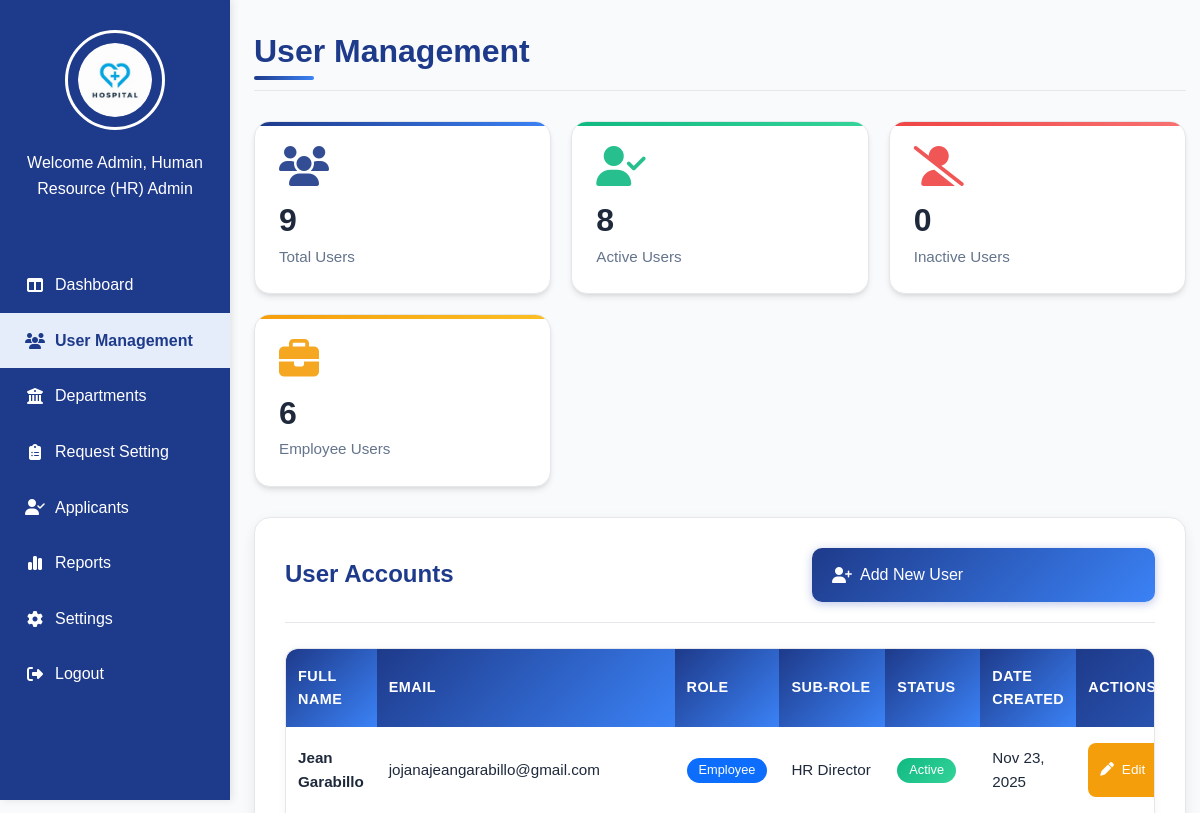
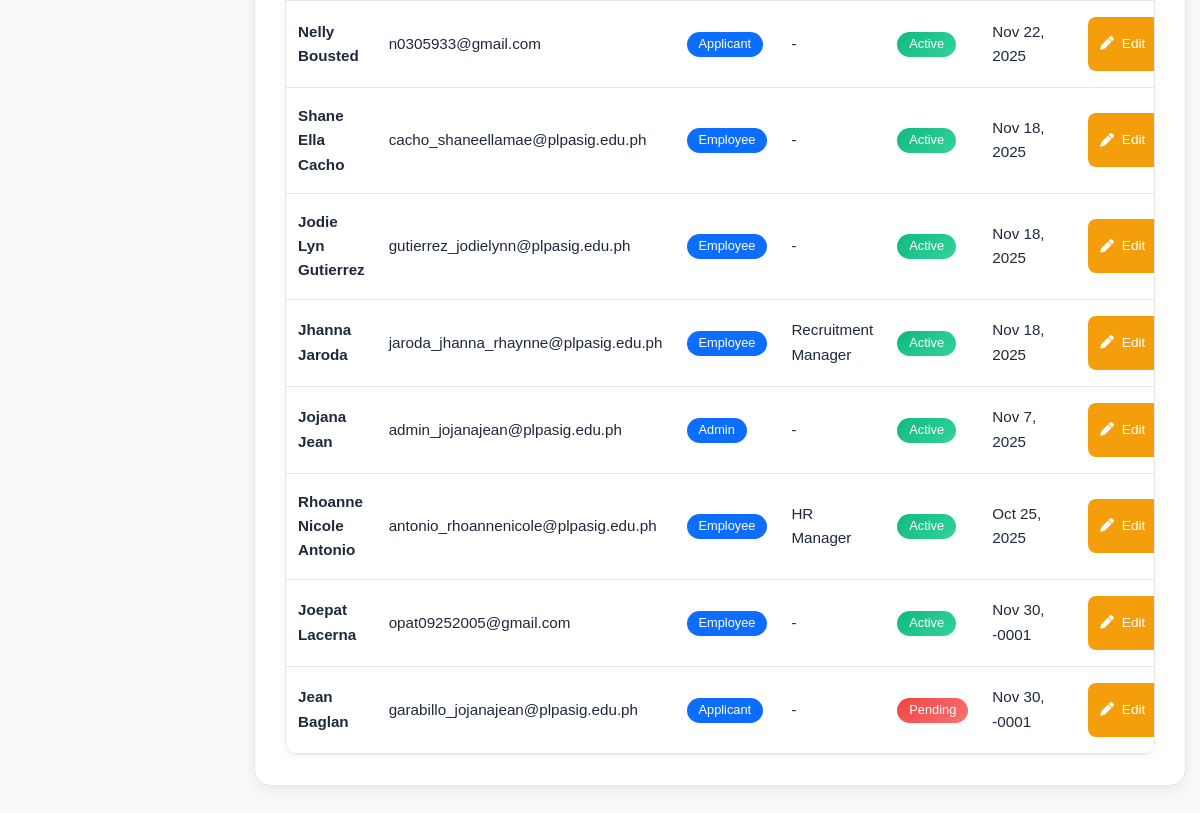
The app's page /Admin_UserManagement.php, older data (2 pictures, top to bottom).
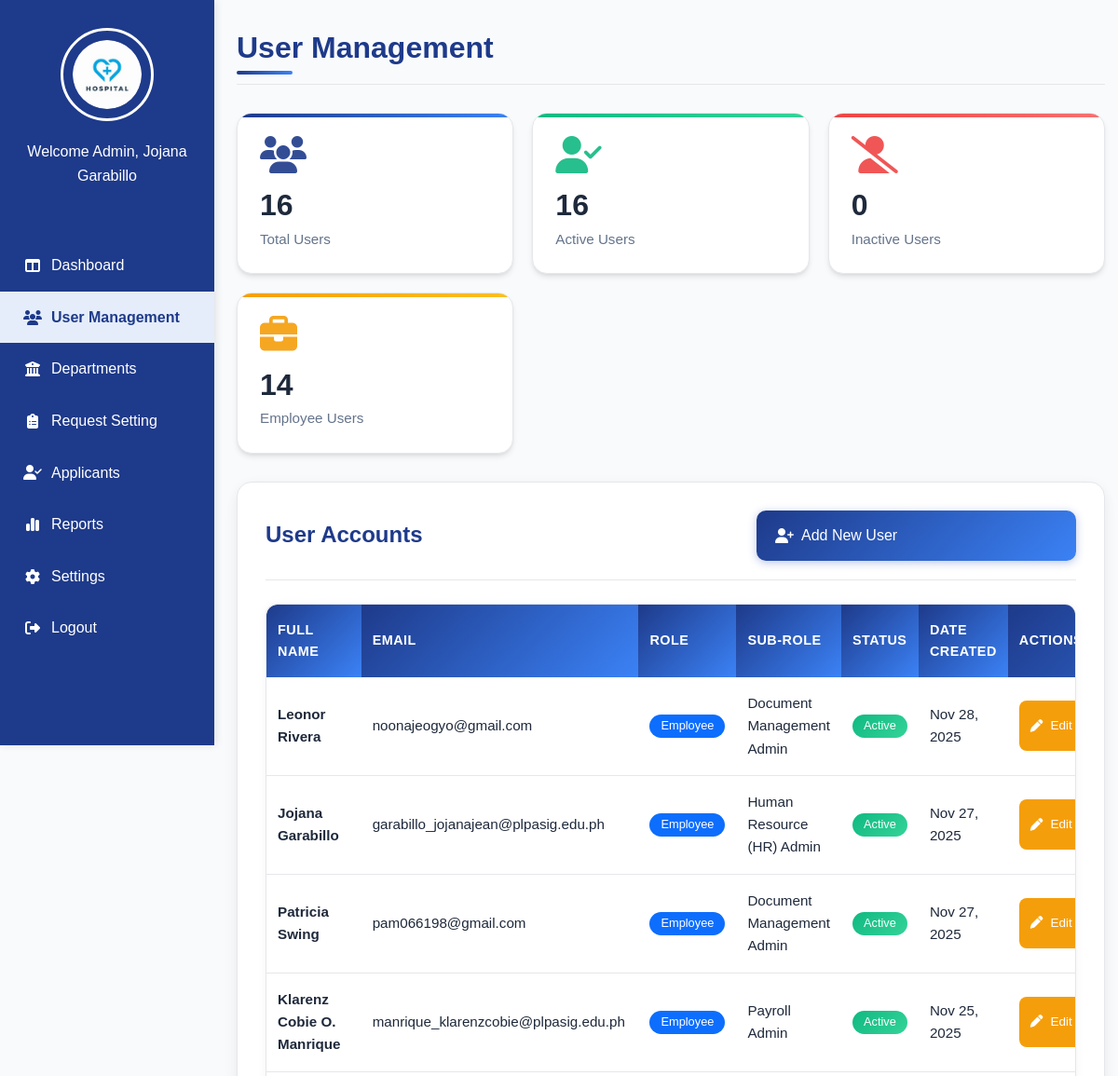
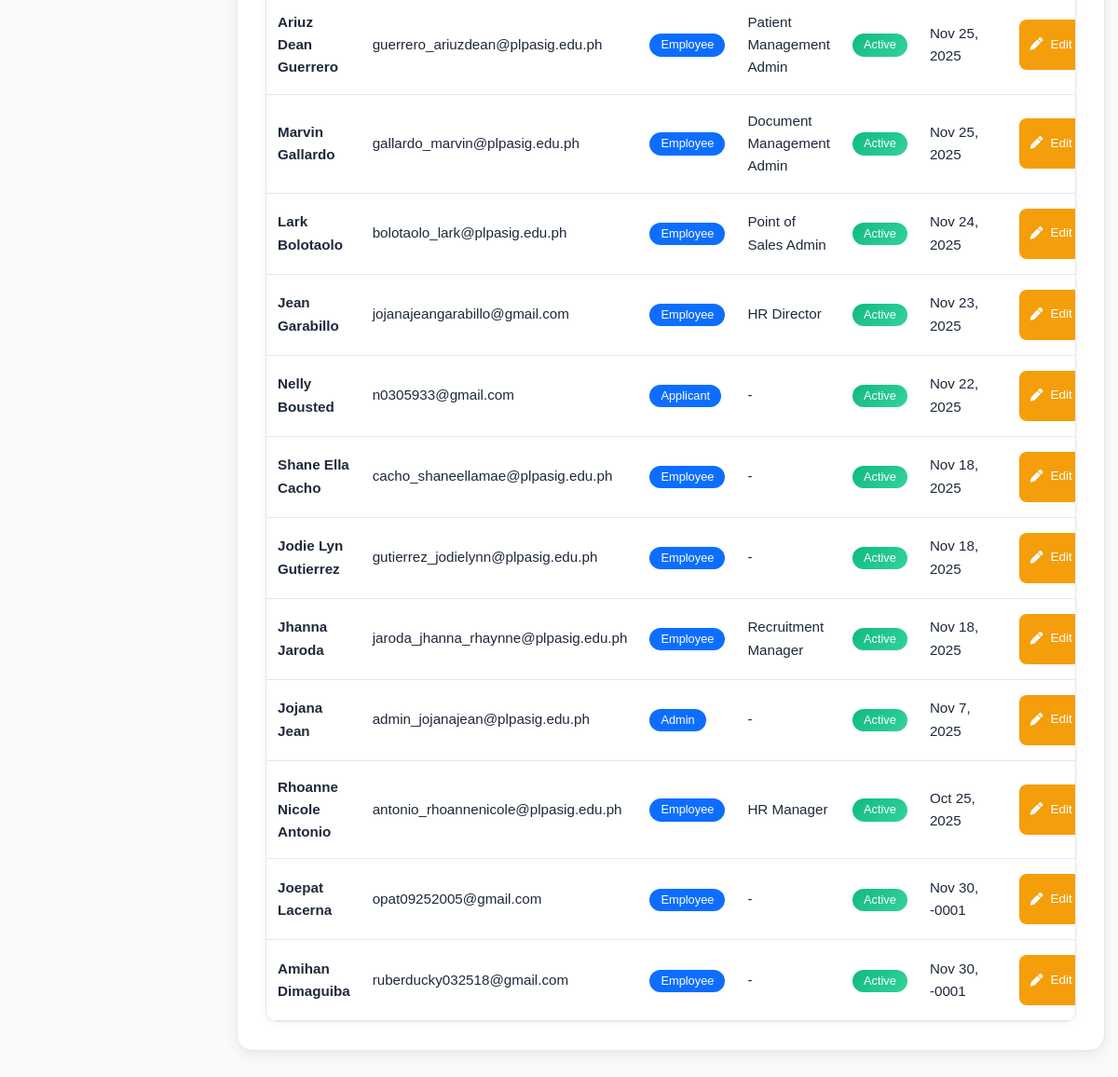
The same page, newer data (2 pictures, top to bottom).
### tables this page shows
CREATE TABLE `user` (
  `user_id` varchar(100) NOT NULL,
  `applicant_employee_id` varchar(100) DEFAULT NULL,
  `email` varchar(100) NOT NULL,
  `password` varchar(255) NOT NULL,
  `role` varchar(50) NOT NULL,
  `fullname` varchar(150) NOT NULL,
  `status` varchar(20) NOT NULL,
  `created_at` datetime NOT NULL,
  `profile_pic` varchar(255) DEFAULT NULL,
  `reset_token` varchar(255) NOT NULL,
  `token_expiry` varchar(255) NOT NULL,
  `sub_role` varchar(50) DEFAULT NULL
);

### Admin_UserManagement.php (the view, shortened to what the changed rows need)
<?php
require 'admin/db.connect.php';
$adminnameQuery = $conn->query("SELECT fullname FROM user WHERE sub_role = 'Human Resource (HR) Admin' LIMIT 1");
$adminname = ($adminnameQuery && $row = $adminnameQuery->fetch_assoc()) ? $row['fullname'] : 'Human Resource (HR) Admin';
$totalUsers = $conn->query("SELECT COUNT(*) as count FROM user")->fetch_assoc()['count'];
$activeUsers = $conn->query("SELECT COUNT(*) as count FROM user WHERE status = 'Active'")->fetch_assoc()['count'];
$employeeUsers = $conn->query("SELECT COUNT(*) as count FROM user WHERE role = 'Employee'")->fetch_assoc()['count'];
?>
<!DOCTYPE html>
<html lang="en">
<head>
<link rel="stylesheet" href="admin-sidebar.css">
<link href="https://cdn.jsdelivr.net/npm/bootstrap@5.3.3/dist/css/bootstrap.min.css" rel="stylesheet">
<link rel="stylesheet" href="https://cdnjs.cloudflare.com/ajax/libs/font-awesome/6.5.0/css/all.min.css">
</head>
<body>
<div class="sidebar">
    <div class="sidebar-name"><p><?php echo "Welcome Admin, $adminname"; ?></p></div>
</div>
<main class="main-content">
    <div class="main-content-header">
        <h1>User Management</h1>
    </div>
    <div class="stats-container">
        <div class="stat-card total-users fade-in">
            <i class="fa-solid fa-users"></i>
            <h3><?php echo $totalUsers; ?></h3>
            <p>Total Users</p>
        </div>
        <div class="stat-card active-users fade-in">
            <i class="fa-solid fa-user-check"></i>
            <h3><?php echo $activeUsers; ?></h3>
            <p>Active Users</p>
        </div>
        <div class="stat-card employee-users fade-in">
            <i class="fa-solid fa-briefcase"></i>
            <h3><?php echo $employeeUsers; ?></h3>
            <p>Employee Users</p>
        </div>
    </div>
    <div class="content-card fade-in">
        <div class="table-container">
            <div class="table-responsive">
                <table class="table table-hover align-middle">
                    <thead>
                        <tr>
                            <th>Full Name</th>
                            <th>Email</th>
                            <th>Role</th>
                            <th>Sub-role</th>
                            <th>Status</th>
                            <th>Date Created</th>
                            <th>Actions</th>
                        </tr>
                    </thead>
                    <tbody>
                    <?php
                    $query = $conn->query("SELECT u.*, e.department AS emp_department, e.position AS emp_position, e.type_name AS emp_type_name FROM user u LEFT JOIN employee e ON e.empID = u.applicant_employee_id ORDER BY u.created_at DESC");
                    while ($row = $query->fetch_assoc()) {
                        $statusBadge = ($row['status'] == 'Active') ? 'bg-success' : 'bg-danger';
                        $subRole = $row['sub_role'] ?: '-';
                        echo "
                        <tr class='fade-in'>
                            <td><strong>{$row['fullname']}</strong></td>
                            <td>{$row['email']}</td>
                            <td><span class='badge bg-primary'>{$row['role']}</span></td>
                            <td>{$subRole}</td>
                            <td><span class='badge $statusBadge'>{$row['status']}</span></td>
                            <td>" . date('M j, Y', strtotime($row['created_at'])) . "</td>
                            <td>
                                <div class='action-buttons'>
                                    <button class='btn btn-sm btn-warning editBtn'
                                        data-id='{$row['user_id']}'
                                        data-fullname='{$row['fullname']}'
                                        data-email='{$row['email']}'
                                        data-role='{$row['role']}'
                                        data-subrole='{$row['sub_role']}'
                                        data-status='{$row['status']}'
                                        data-departmentname='{$row['emp_department']}'
                                        data-employmenttypename='{$row['emp_type_name']}'
                                        data-empid='{$row['applicant_employee_id']}'
                                        title='Edit User'>
                                        <i class='fa-solid fa-pen'></i> Edit
                                    </button>
                                </div>
                            </td>
                        </tr>";
                    }
                    ?>
                    </tbody>
                </table>
            </div>
        </div>
    </div>
</main>
</body>
</html>

Row changes from the older to the newer data that the page shows:
added user: fullname "Leonor Rivera", email "noonajeogyo@gmail.com", role "Employee", sub_role "Document Management Admin", status "Active", created_at "Nov 28, 2025"
changed user "garabillo_jojanajean@plpasig.edu.ph": fullname "Jean Baglan" → "Jojana Garabillo"; role "Applicant" → "Employee"; sub_role "-" → "Human Resource (HR) Admin"; status "Pending" → "Active"; created_at "Nov 30, -0001" → "Nov 27, 2025"; moves up the list
added user: fullname "Patricia Swing", email "pam066198@gmail.com", role "Employee", sub_role "Document Management Admin", status "Active", created_at "Nov 27, 2025"
added user: fullname "Klarenz Cobie O. Manrique", email "manrique_klarenzcobie@plpasig.edu.ph", role "Employee", sub_role "Payroll Admin", status "Active", created_at "Nov 25, 2025"
added user: fullname "Ariuz Dean Guerrero", email "guerrero_ariuzdean@plpasig.edu.ph", role "Employee", sub_role "Patient Management Admin", status "Active", created_at "Nov 25, 2025"
added user: fullname "Marvin Gallardo", email "gallardo_marvin@plpasig.edu.ph", role "Employee", sub_role "Document Management Admin", status "Active", created_at "Nov 25, 2025"
added user: fullname "Lark Bolotaolo", email "bolotaolo_lark@plpasig.edu.ph", role "Employee", sub_role "Point of Sales Admin", status "Active", created_at "Nov 24, 2025"
added user: fullname "Amihan Dimaguiba", email "ruberducky032518@gmail.com", role "Employee", sub_role "-", status "Active", created_at "Nov 30, -0001"
Text that changed along with them:
$adminname: "Human Resource (HR) Admin" → "Jojana Garabillo"
$totalUsers: "9" → "16"
$activeUsers: "8" → "16"
$employeeUsers: "6" → "14"
